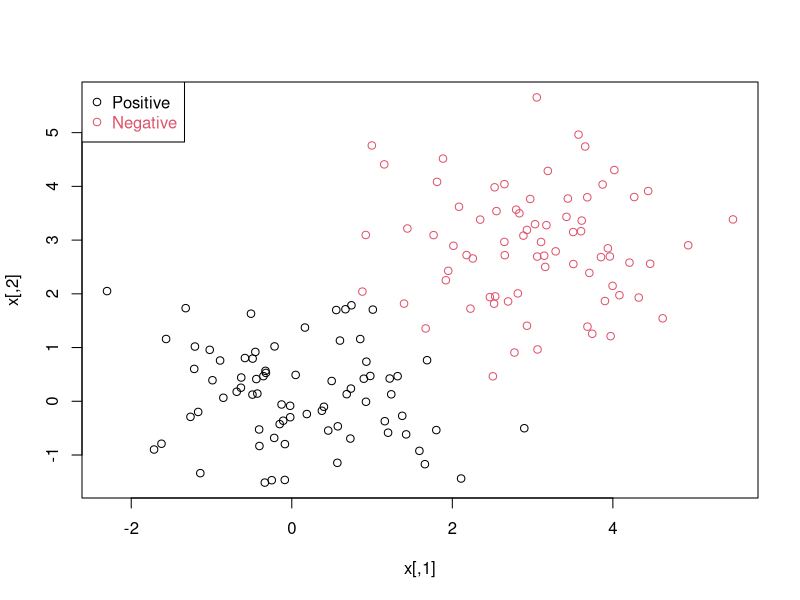
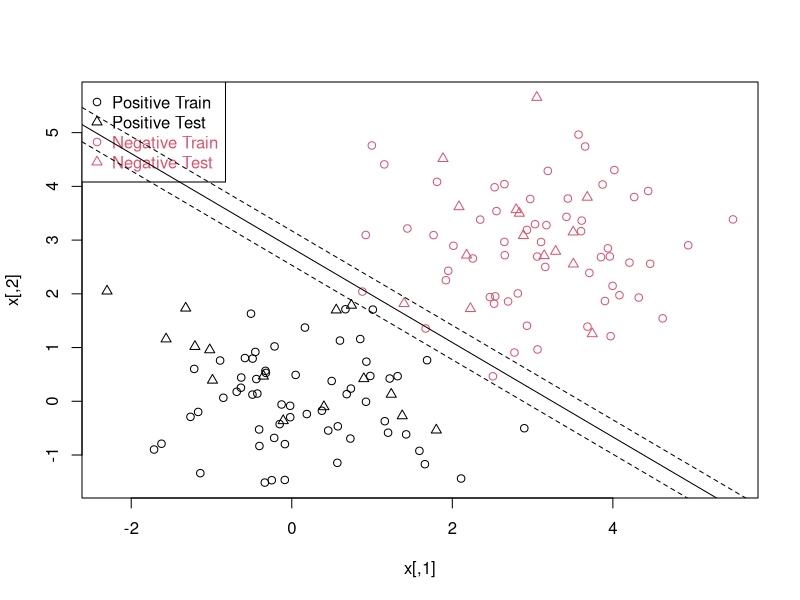

Generate these figures, in order, with R:
## Support Vector Machine Tutorial
## Jan 23rd 2016


## Generate Data
n <- 150 # number of data points
p <- 2 # dimension
sigma <- 1 # variance of the distribution
meanpos <- 0 # centre of the distribution of positive examples
meanneg <- 3 # centre of the distribution of negative examples
npos <- round(n/2) # number of positive examples
nneg <- n-npos # number of negative examples
# Generate the positive and negative examples
xpos <- matrix(rnorm(npos*p,mean=meanpos,sd=sigma),npos,p)
xneg <- matrix(rnorm(nneg*p,mean=meanneg,sd=sigma),npos,p)
x <- rbind(xpos,xneg)
# Generate the labels
y <- matrix(c(rep(1,npos),rep(-1,nneg)))
# Visualize the data
plot(x,col=ifelse(y>0,1,2))
legend("topleft",c('Positive','Negative'),col=seq(2),pch=1,text.col=seq(2))


## Prepare a training and a test set ##
ntrain <- round(n*0.8) # number of training examples
tindex <- sample(n,ntrain) # indices of training samples
xtrain <- x[tindex,]
xtest <- x[-tindex,]
ytrain <- y[tindex]

ytest <- y[-tindex]
istrain=rep(0,n)
istrain[tindex]=1
# Visualize
plot(x,col=ifelse(y>0,1,2),pch=ifelse(istrain==1,1,2))
legend("topleft",c('Positive Train','Positive Test','Negative Train','Negative Test'),
       col=c(1,1,2,2),pch=c(1,2,1,2),text.col=c(1,1,2,2))

## Train a SVM
# load the kernlab package
library(e1071)
# train the SVM
svp = svm(xtrain,ytrain,kernel='linear',scale=c())

w = colSums(as.numeric(svp$coefs) * xtrain[svp$index,])
b = svp$rho

# Draw the lines
abline(b/w[2],-w[1]/w[2])
abline((b+svp$epsilon)/w[2],-w[1]/w[2],lty=2)
abline((b-svp$epsilon)/w[2],-w[1]/w[2],lty=2)

## Prediction
ypred = predict(svp,xtest)
table(ytest,ypred)

## Real data

attach(iris)
x = subset(iris,select=-Species)
y = Species
